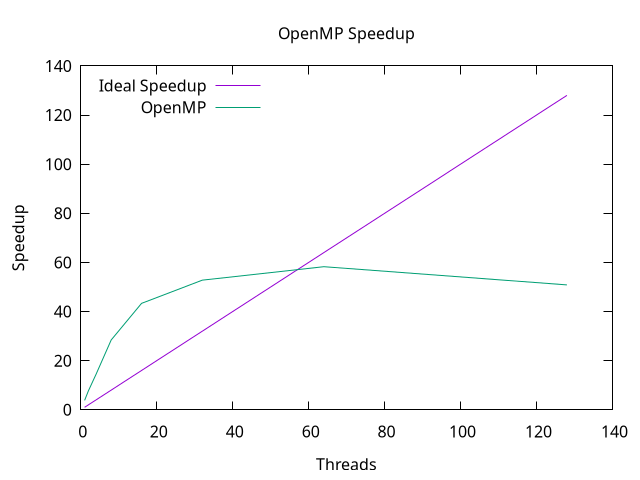

This figure's gnuplot source:
set title 'OpenMP Speedup'
set xlabel 'Threads'
set ylabel 'Speedup'
set key top left
plot x t 'Ideal Speedup', "count_keep.dat" u 1:(4.55/$2) w l t 'OpenMP'

set term 'pngcairo'
set output 'speedup.png'
replot                # redo the last plot command
unset output          # clean closing of file
